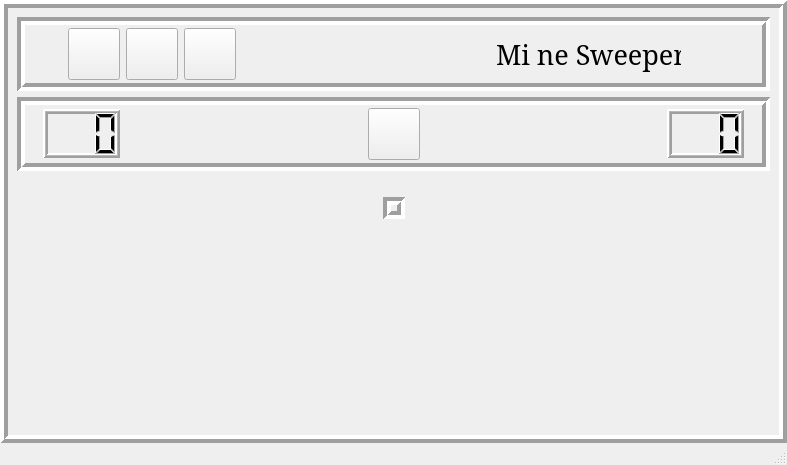
<?xml version="1.0" encoding="UTF-8"?>
<ui version="4.0">
 <class>MainWindow</class>
 <widget class="QMainWindow" name="MainWindow">
  <property name="geometry">
   <rect>
    <x>0</x>
    <y>0</y>
    <width>787</width>
    <height>465</height>
   </rect>
  </property>
  <property name="windowTitle">
   <string>Сапёр</string>
  </property>
  <widget class="QWidget" name="centralwidget">
   <layout class="QVBoxLayout" name="verticalLayout_2">
    <property name="leftMargin">
     <number>0</number>
    </property>
    <property name="topMargin">
     <number>0</number>
    </property>
    <property name="rightMargin">
     <number>0</number>
    </property>
    <property name="bottomMargin">
     <number>0</number>
    </property>
    <item>
     <widget class="QScrollArea" name="scrollArea">
      <property name="frameShape">
       <enum>QFrame::Box</enum>
      </property>
      <property name="frameShadow">
       <enum>QFrame::Raised</enum>
      </property>
      <property name="lineWidth">
       <number>4</number>
      </property>
      <property name="widgetResizable">
       <bool>true</bool>
      </property>
      <widget class="QWidget" name="scrollAreaWidgetContents_3">
       <property name="geometry">
        <rect>
         <x>0</x>
         <y>0</y>
         <width>771</width>
         <height>408</height>
        </rect>
       </property>
       <layout class="QVBoxLayout" name="verticalLayout">
        <item>
         <widget class="QFrame" name="frame">
          <property name="minimumSize">
           <size>
            <width>0</width>
            <height>0</height>
           </size>
          </property>
          <property name="frameShape">
           <enum>QFrame::Box</enum>
          </property>
          <property name="frameShadow">
           <enum>QFrame::Sunken</enum>
          </property>
          <property name="lineWidth">
           <number>4</number>
          </property>
          <layout class="QHBoxLayout" name="horizontalLayout_5">
           <property name="leftMargin">
            <number>3</number>
           </property>
           <property name="topMargin">
            <number>3</number>
           </property>
           <property name="rightMargin">
            <number>3</number>
           </property>
           <property name="bottomMargin">
            <number>3</number>
           </property>
           <item>
            <layout class="QHBoxLayout" name="horizontalLayout_3">
             <item>
              <layout class="QHBoxLayout" name="horizontalLayout_2">
               <item>
                <spacer name="horizontalSpacer_3">
                 <property name="orientation">
                  <enum>Qt::Horizontal</enum>
                 </property>
                 <property name="sizeType">
                  <enum>QSizePolicy::Fixed</enum>
                 </property>
                 <property name="sizeHint" stdset="0">
                  <size>
                   <width>40</width>
                   <height>20</height>
                  </size>
                 </property>
                </spacer>
               </item>
               <item>
                <widget class="QPushButton" name="switch_field_mode">
                 <property name="minimumSize">
                  <size>
                   <width>52</width>
                   <height>52</height>
                  </size>
                 </property>
                 <property name="maximumSize">
                  <size>
                   <width>52</width>
                   <height>52</height>
                  </size>
                 </property>
                 <property name="text">
                  <string/>
                 </property>
                 <attribute name="buttonGroup">
                  <string notr="true">main_btns_group</string>
                 </attribute>
                </widget>
               </item>
               <item>
                <widget class="QPushButton" name="switch_click_mode">
                 <property name="minimumSize">
                  <size>
                   <width>52</width>
                   <height>52</height>
                  </size>
                 </property>
                 <property name="maximumSize">
                  <size>
                   <width>52</width>
                   <height>52</height>
                  </size>
                 </property>
                 <property name="text">
                  <string/>
                 </property>
                 <attribute name="buttonGroup">
                  <string notr="true">main_btns_group</string>
                 </attribute>
                </widget>
               </item>
               <item>
                <widget class="QPushButton" name="switch_game_mode">
                 <property name="minimumSize">
                  <size>
                   <width>52</width>
                   <height>52</height>
                  </size>
                 </property>
                 <property name="maximumSize">
                  <size>
                   <width>52</width>
                   <height>52</height>
                  </size>
                 </property>
                 <property name="text">
                  <string/>
                 </property>
                 <attribute name="buttonGroup">
                  <string notr="true">main_btns_group</string>
                 </attribute>
                </widget>
               </item>
              </layout>
             </item>
             <item>
              <spacer name="horizontalSpacer_10">
               <property name="orientation">
                <enum>Qt::Horizontal</enum>
               </property>
               <property name="sizeType">
                <enum>QSizePolicy::Fixed</enum>
               </property>
               <property name="sizeHint" stdset="0">
                <size>
                 <width>40</width>
                 <height>20</height>
                </size>
               </property>
              </spacer>
             </item>
             <item>
              <spacer name="horizontalSpacer_5">
               <property name="orientation">
                <enum>Qt::Horizontal</enum>
               </property>
               <property name="sizeType">
                <enum>QSizePolicy::Expanding</enum>
               </property>
               <property name="sizeHint" stdset="0">
                <size>
                 <width>40</width>
                 <height>20</height>
                </size>
               </property>
              </spacer>
             </item>
             <item>
              <widget class="QLabel" name="main_text">
               <property name="maximumSize">
                <size>
                 <width>185</width>
                 <height>16777215</height>
                </size>
               </property>
               <property name="font">
                <font>
                 <family>MS Serif</family>
                 <pointsize>20</pointsize>
                </font>
               </property>
               <property name="text">
                <string>Mi ne Sweeper</string>
               </property>
              </widget>
             </item>
             <item>
              <widget class="QLabel" name="app_icon">
               <property name="minimumSize">
                <size>
                 <width>32</width>
                 <height>32</height>
                </size>
               </property>
               <property name="maximumSize">
                <size>
                 <width>32</width>
                 <height>32</height>
                </size>
               </property>
               <property name="text">
                <string/>
               </property>
              </widget>
             </item>
             <item>
              <spacer name="horizontalSpacer_4">
               <property name="orientation">
                <enum>Qt::Horizontal</enum>
               </property>
               <property name="sizeType">
                <enum>QSizePolicy::Fixed</enum>
               </property>
               <property name="sizeHint" stdset="0">
                <size>
                 <width>40</width>
                 <height>20</height>
                </size>
               </property>
              </spacer>
             </item>
            </layout>
           </item>
          </layout>
         </widget>
        </item>
        <item>
         <widget class="QFrame" name="frame_2">
          <property name="frameShape">
           <enum>QFrame::Box</enum>
          </property>
          <property name="frameShadow">
           <enum>QFrame::Sunken</enum>
          </property>
          <property name="lineWidth">
           <number>4</number>
          </property>
          <layout class="QHBoxLayout" name="horizontalLayout_6">
           <property name="leftMargin">
            <number>3</number>
           </property>
           <property name="topMargin">
            <number>3</number>
           </property>
           <property name="rightMargin">
            <number>3</number>
           </property>
           <property name="bottomMargin">
            <number>3</number>
           </property>
           <item>
            <layout class="QHBoxLayout" name="horizontalLayout" stretch="0,0,0,0,0,0,0">
             <property name="spacing">
              <number>6</number>
             </property>
             <item>
              <spacer name="horizontalSpacer_6">
               <property name="orientation">
                <enum>Qt::Horizontal</enum>
               </property>
               <property name="sizeType">
                <enum>QSizePolicy::Fixed</enum>
               </property>
               <property name="sizeHint" stdset="0">
                <size>
                 <width>15</width>
                 <height>20</height>
                </size>
               </property>
              </spacer>
             </item>
             <item>
              <widget class="QLCDNumber" name="lcd_count_mines">
               <property name="minimumSize">
                <size>
                 <width>77</width>
                 <height>49</height>
                </size>
               </property>
               <property name="maximumSize">
                <size>
                 <width>77</width>
                 <height>49</height>
                </size>
               </property>
               <property name="font">
                <font>
                 <pointsize>8</pointsize>
                </font>
               </property>
               <property name="frameShape">
                <enum>QFrame::Box</enum>
               </property>
               <property name="frameShadow">
                <enum>QFrame::Raised</enum>
               </property>
               <property name="lineWidth">
                <number>2</number>
               </property>
               <property name="midLineWidth">
                <number>1</number>
               </property>
               <property name="digitCount">
                <number>3</number>
               </property>
              </widget>
             </item>
             <item>
              <spacer name="horizontalSpacer">
               <property name="orientation">
                <enum>Qt::Horizontal</enum>
               </property>
               <property name="sizeHint" stdset="0">
                <size>
                 <width>40</width>
                 <height>20</height>
                </size>
               </property>
              </spacer>
             </item>
             <item>
              <widget class="QPushButton" name="btn_smile">
               <property name="minimumSize">
                <size>
                 <width>52</width>
                 <height>52</height>
                </size>
               </property>
               <property name="maximumSize">
                <size>
                 <width>52</width>
                 <height>52</height>
                </size>
               </property>
               <property name="text">
                <string/>
               </property>
               <attribute name="buttonGroup">
                <string notr="true">main_btns_group</string>
               </attribute>
              </widget>
             </item>
             <item>
              <spacer name="horizontalSpacer_2">
               <property name="orientation">
                <enum>Qt::Horizontal</enum>
               </property>
               <property name="sizeHint" stdset="0">
                <size>
                 <width>40</width>
                 <height>20</height>
                </size>
               </property>
              </spacer>
             </item>
             <item>
              <widget class="QLCDNumber" name="lcd_current_time">
               <property name="minimumSize">
                <size>
                 <width>77</width>
                 <height>49</height>
                </size>
               </property>
               <property name="maximumSize">
                <size>
                 <width>77</width>
                 <height>49</height>
                </size>
               </property>
               <property name="baseSize">
                <size>
                 <width>0</width>
                 <height>0</height>
                </size>
               </property>
               <property name="font">
                <font>
                 <pointsize>8</pointsize>
                </font>
               </property>
               <property name="mouseTracking">
                <bool>false</bool>
               </property>
               <property name="layoutDirection">
                <enum>Qt::LeftToRight</enum>
               </property>
               <property name="autoFillBackground">
                <bool>false</bool>
               </property>
               <property name="frameShape">
                <enum>QFrame::Box</enum>
               </property>
               <property name="frameShadow">
                <enum>QFrame::Raised</enum>
               </property>
               <property name="lineWidth">
                <number>2</number>
               </property>
               <property name="midLineWidth">
                <number>1</number>
               </property>
               <property name="digitCount">
                <number>3</number>
               </property>
              </widget>
             </item>
             <item>
              <spacer name="horizontalSpacer_7">
               <property name="orientation">
                <enum>Qt::Horizontal</enum>
               </property>
               <property name="sizeType">
                <enum>QSizePolicy::Fixed</enum>
               </property>
               <property name="sizeHint" stdset="0">
                <size>
                 <width>15</width>
                 <height>20</height>
                </size>
               </property>
              </spacer>
             </item>
            </layout>
           </item>
          </layout>
         </widget>
        </item>
        <item>
         <spacer name="verticalSpacer_2">
          <property name="orientation">
           <enum>Qt::Vertical</enum>
          </property>
          <property name="sizeType">
           <enum>QSizePolicy::Fixed</enum>
          </property>
          <property name="sizeHint" stdset="0">
           <size>
            <width>20</width>
            <height>20</height>
           </size>
          </property>
         </spacer>
        </item>
        <item>
         <layout class="QHBoxLayout" name="horizontalLayout_4">
          <item>
           <spacer name="horizontalSpacer_9">
            <property name="orientation">
             <enum>Qt::Horizontal</enum>
            </property>
            <property name="sizeHint" stdset="0">
             <size>
              <width>40</width>
              <height>20</height>
             </size>
            </property>
           </spacer>
          </item>
          <item>
           <widget class="QFrame" name="frame_3">
            <property name="frameShape">
             <enum>QFrame::Box</enum>
            </property>
            <property name="frameShadow">
             <enum>QFrame::Sunken</enum>
            </property>
            <property name="lineWidth">
             <number>4</number>
            </property>
            <layout class="QHBoxLayout" name="horizontalLayout_7">
             <property name="leftMargin">
              <number>3</number>
             </property>
             <property name="topMargin">
              <number>3</number>
             </property>
             <property name="rightMargin">
              <number>3</number>
             </property>
             <property name="bottomMargin">
              <number>3</number>
             </property>
             <item>
              <layout class="QGridLayout" name="gridLayout_field">
               <property name="horizontalSpacing">
                <number>0</number>
               </property>
              </layout>
             </item>
            </layout>
           </widget>
          </item>
          <item>
           <spacer name="horizontalSpacer_8">
            <property name="orientation">
             <enum>Qt::Horizontal</enum>
            </property>
            <property name="sizeHint" stdset="0">
             <size>
              <width>40</width>
              <height>20</height>
             </size>
            </property>
           </spacer>
          </item>
         </layout>
        </item>
        <item>
         <spacer name="verticalSpacer">
          <property name="orientation">
           <enum>Qt::Vertical</enum>
          </property>
          <property name="sizeHint" stdset="0">
           <size>
            <width>20</width>
            <height>215</height>
           </size>
          </property>
         </spacer>
        </item>
       </layout>
      </widget>
     </widget>
    </item>
   </layout>
  </widget>
  <widget class="QMenuBar" name="menubar">
   <property name="geometry">
    <rect>
     <x>0</x>
     <y>0</y>
     <width>787</width>
     <height>21</height>
    </rect>
   </property>
  </widget>
  <widget class="QStatusBar" name="statusbar">
   <property name="font">
    <font>
     <pointsize>9</pointsize>
    </font>
   </property>
  </widget>
 </widget>
 <resources/>
 <connections/>
 <buttongroups>
  <buttongroup name="main_btns_group"/>
 </buttongroups>
</ui>
